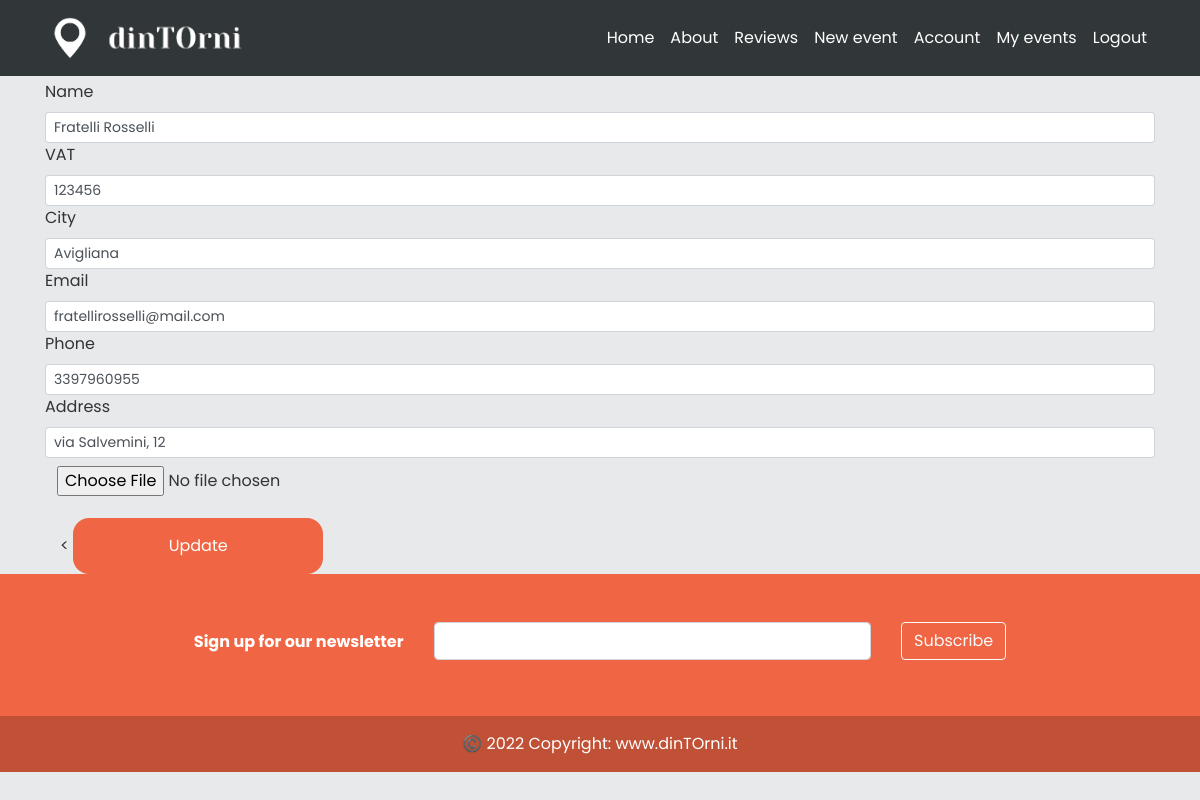
Page /account_business (signed in) on the committed database.
### models.py (models this page shows, shortened)
class User(db.Model, UserMixin):
    _tablename__ = 'user'
    id = db.Column(db.Integer, primary_key=True)
    email = db.Column(db.String(120), unique=True, nullable=False)
    image_file = db.Column(db.String(20), nullable=False, default='default.jpg')
    password = db.Column(db.String(60), nullable=False)
    telephone = db.Column(db.Integer(), nullable=False)
    type= db.Column(db.String(20))
    __mapper_args__={
        'polymorphic_identity': 'user',
        'polymorphic_on': type
    }

class Business(User, db.Model):
    _tablename__ = 'business'
    id = db.Column(db.Integer, db.ForeignKey('user.id'), primary_key=True)
    name = db.Column(db.String(20), unique=True, nullable=False)
    vat_number = db.Column(db.Integer())#rimettere i nullable
    city = db.Column(db.String(20))
    address = db.Column(db.String(30))
    events = db.relationship('Event', backref='creator', lazy=True)
    link_facebook = db.Column(db.String())
    link_instagram = db.Column(db.String())
    link_twitter = db.Column(db.String())
    link_website = db.Column(db.String())
    __mapper_args__ = {
        'polymorphic_identity': 'business',
    }

class User(db.Model, UserMixin):
    _tablename__ = 'user'
    id = db.Column(db.Integer, primary_key=True)
    email = db.Column(db.String(120), unique=True, nullable=False)
    image_file = db.Column(db.String(20), nullable=False, default='default.jpg')
    password = db.Column(db.String(60), nullable=False)
    telephone = db.Column(db.Integer(), nullable=False)
    type= db.Column(db.String(20))
    __mapper_args__={
        'polymorphic_identity': 'user',
        'polymorphic_on': type
    }

### app/users/routes.py (the view)
@users.route("/account_business", methods=['GET', 'POST'])
@login_required
def account_business():
    form= UpdateAccountBusinessForm()
    if form.validate_on_submit():
        if form.picture.data:
            picture_file = save_picture(form.picture.data)
            current_user.image_file = picture_file
        current_user.name = form.name.data
        current_user.email = form.email.data
        current_user.vat_number = form.vat_number.data
        current_user.telephone = form.telephone.data
        current_user.city = form.city.data
        current_user.address = form.address.data
        current_user.link_facebook = form.link_facebook.data
        current_user.link_instagram = form.link_instagram.data
        current_user.link_twitter = form.link_twitter.data
        current_user.link_website = form.link_website.data
        db.session.commit()
        flash('your account has been updated', 'success')
        return redirect(url_for('users.account_business'))
    elif request.method == 'GET':
            form.name.data = current_user.name
            form.email.data = current_user.email
            form.vat_number.data = current_user.vat_number
            form.telephone.data = current_user.telephone
            form.city.data = current_user.city
            form.address.data = current_user.address
            form.link_facebook.data = current_user.link_facebook
            form.link_instagram.data = current_user.link_instagram
            form.link_twitter.data = current_user.link_twitter
            form.link_website.data = current_user.link_website
    image_file = url_for('static', filename='profile_pics/'+current_user.image_file)#devo mettere la cartella+la route
    return render_template('update_account_business.html', title='Account Business',image_file=image_file, form=form)

### models.py (called while the page is built)
@login_manager.user_loader
def load_user(email):
    user = User.query.get(email)
    return user

### app/templates/update_account_business.html (shortened to what this page needs)
{% extends "layout.html" %}
{% block content %}
    <form method="POST" action="" enctype="multipart/form-data">
        <label>Name</label>
                {% if form.name.errors %}
                    {{ form.name(class="form-control input-sm form-control-sm is-invalid") }}
                    {% for error in form.name.errors %}
                        <span>{{ error }}</span>
                    {% endfor %}
                {% else %}
                    {{ form.name(class="form-control input-sm form-control-sm") }}
                {% endif %}
                <label>VAT</label>
                {% if form.vat_number.errors %}
                    {{ form.vat_number(class="form-control input-sm form-control-sm is-invalid") }}
                        {% for error in form.vat_number.errors %}
                            <span>{{ error }}</span>
                        {% endfor %}
                {% else %}
                    {{ form.vat_number(class="form-control input-sm form-control-sm") }}
                {% endif %}
                <label>City</label>
                {% if form.city.errors %}
                    {{ form.city(class="form-control input-sm form-control-sm is-invalid") }}
                    {% for error in form.city.errors %}
                        <span>{{ error }}</span>
                    {% endfor %}
                {% else %}
                    {{ form.city(class="form-control input-sm form-control-sm") }}
                {% endif %}
                    <label>Email</label>
                    {% if form.email.errors %}
                        {{ form.email(class="form-control input-sm is-invalid") }}
                            {% for error in form.email.errors %}
                                <span>{{ error }}</span>
                            {% endfor %}
                    {% else %}
                        {{ form.email(class="form-control input-sm form-control-sm") }}
                    {% endif %}
                    <label>Phone</label>
                    {% if form.telephone.errors %}
                        {{ form.telephone(class="form-control input-sm form-control-sm is-invalid") }}
                            {% for error in form.telephone.errors %}
                                <span>{{ error }}</span>
                            {% endfor %}
                    {% else %}
                        {{ form.telephone(class="form-control input-sm form-control-sm") }}
                    {% endif %}
                    <label>Address</label>
                    {% if form.address.errors %}
                        {{ form.address(class="form-control input-sm form-control-sm is-invalid") }}
                            {% for error in form.address.errors %}
                                <span>{{ error }}</span>
                            {% endfor %}
                    {% else %}
                        {{ form.address(class="form-control input-sm form-control-sm") }}
                    {% endif %}
            <div class="form-group justify-content-center align-center">
                {{ form.picture(class="form-control-file pt-2") }}
            </div>
        <div class="container">
                <
                    {{ form.submit(class="btnSubmit text-white", style="background: #F06543; width: 250px;") }}
        </div>
    </form>
{% endblock content %}

### app/static/main.css (style rules this page uses)
body { background: #fafafa; color: #333333; margin-top: 5rem; }
.btnSubmit { width: 50%; border-radius: 1rem; padding: 1.5%; border: none; cursor: pointer; }
.align-center { text-align: center; }
*, body { font-family: "Poppins", sans-serif; }
.form-control-file { border-radius: 1rem; display: inline-block; padding: 6px 12px; cursor: pointer; }

### rows in the picture
Business: name "Fratelli Rosselli", vat_number "123456", city "Avigliana", address "via Salvemini, 12"
User: email "fratellirosselli@mail.com", telephone "3397960955"
